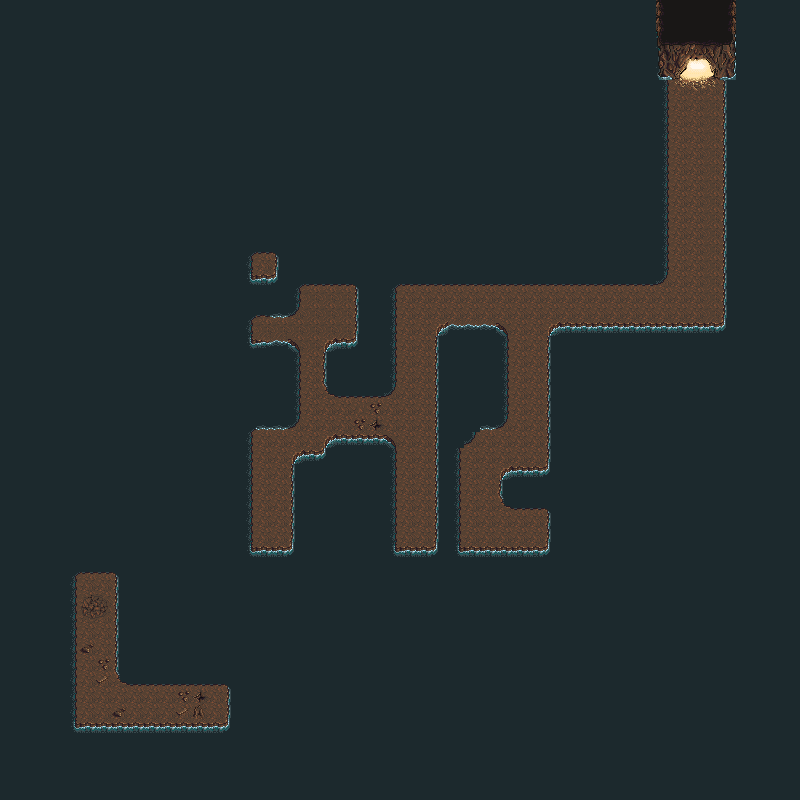

This game map was drawn from its Tiled (.tmx) file and the tilesets committed beside it. A one-line description and the trimmed map source follow:
An orthogonal 50x50 tile map with 16x16 px tiles, 5 tile layers (base, decoration, base2, dec2, ...), 1 hidden layer not drawn, 4 tilesets.

<map version="1.0" orientation="orthogonal" renderorder="right-down" width="50" height="50" tilewidth="16" tileheight="16" nextobjectid="6">
 <tileset firstgid="1" name="cave16x16" tilewidth="16" tileheight="16" tilecount="336" columns="16">
  <image source="cave16x16.png" width="256" height="336" />
 </tileset>
 <tileset firstgid="337" name="collision_graphic" tilewidth="16" tileheight="16" tilecount="4" columns="2">
  <image source="collision_graphic.png" width="32" height="32" />
 </tileset>
 <tileset firstgid="341" name="rpgtileset" tilewidth="16" tileheight="16" tilecount="132" columns="11">
  <image source="rpg_indoor.png" width="176" height="192" />
 </tileset>
 <tileset firstgid="473" name="cave16x16new" tilewidth="16" tileheight="16" tilecount="1344" columns="32">
  <image source="cave16x16new.png" width="512" height="672" />
 </tileset>
 <layer name="base" width="50" height="50">
  <data>[2500 cells, 2500 non-empty, 41 distinct tile ids]</data>
 </layer>
 <layer name="decoration" width="50" height="50">
  <data>[2500 cells, 16 non-empty, 10 distinct tile ids]</data>
 </layer>
 <layer name="collision" width="50" height="50" visible="0" opacity="0.46">
  <data>[2500 cells, 154 non-empty, 1 distinct tile ids]</data>
 </layer>
 <layer name="base2" width="50" height="50">
  <data>[2500 cells, 0 non-empty, 0 distinct tile ids]</data>
 </layer>
 <layer name="dec2" width="50" height="50">
  <data>[2500 cells, 0 non-empty, 0 distinct tile ids]</data>
 </layer>
 <layer name="col2" width="50" height="50">
  <data>[2500 cells, 0 non-empty, 0 distinct tile ids]</data>
 </layer>
</map>
